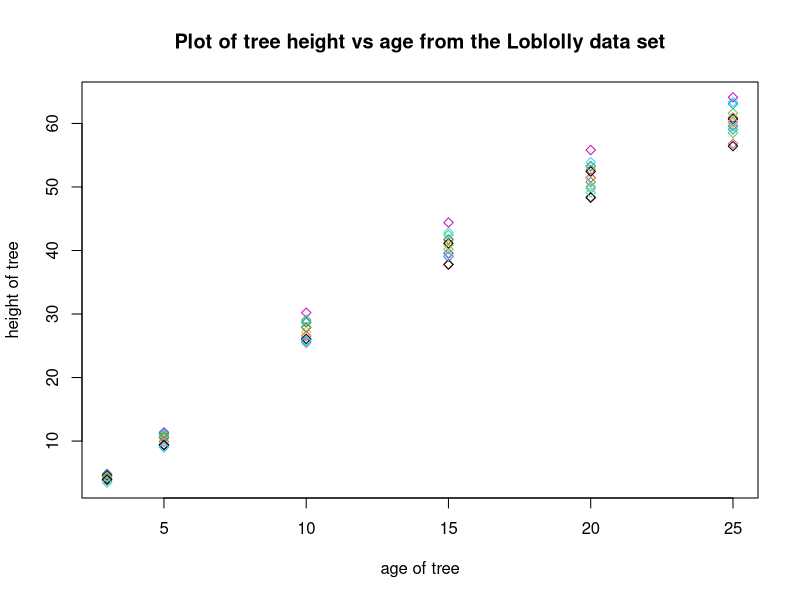

R code for this plot:
## ---- chunk 1

data("Loblolly")

plot(height~age, data = Loblolly, pch = 23,
     xlab = "age of tree", 
     ylab = "height of tree",
     main = "Plot of tree height vs age from the Loblolly data set",
     type = "p", col= Loblolly$Seed)

